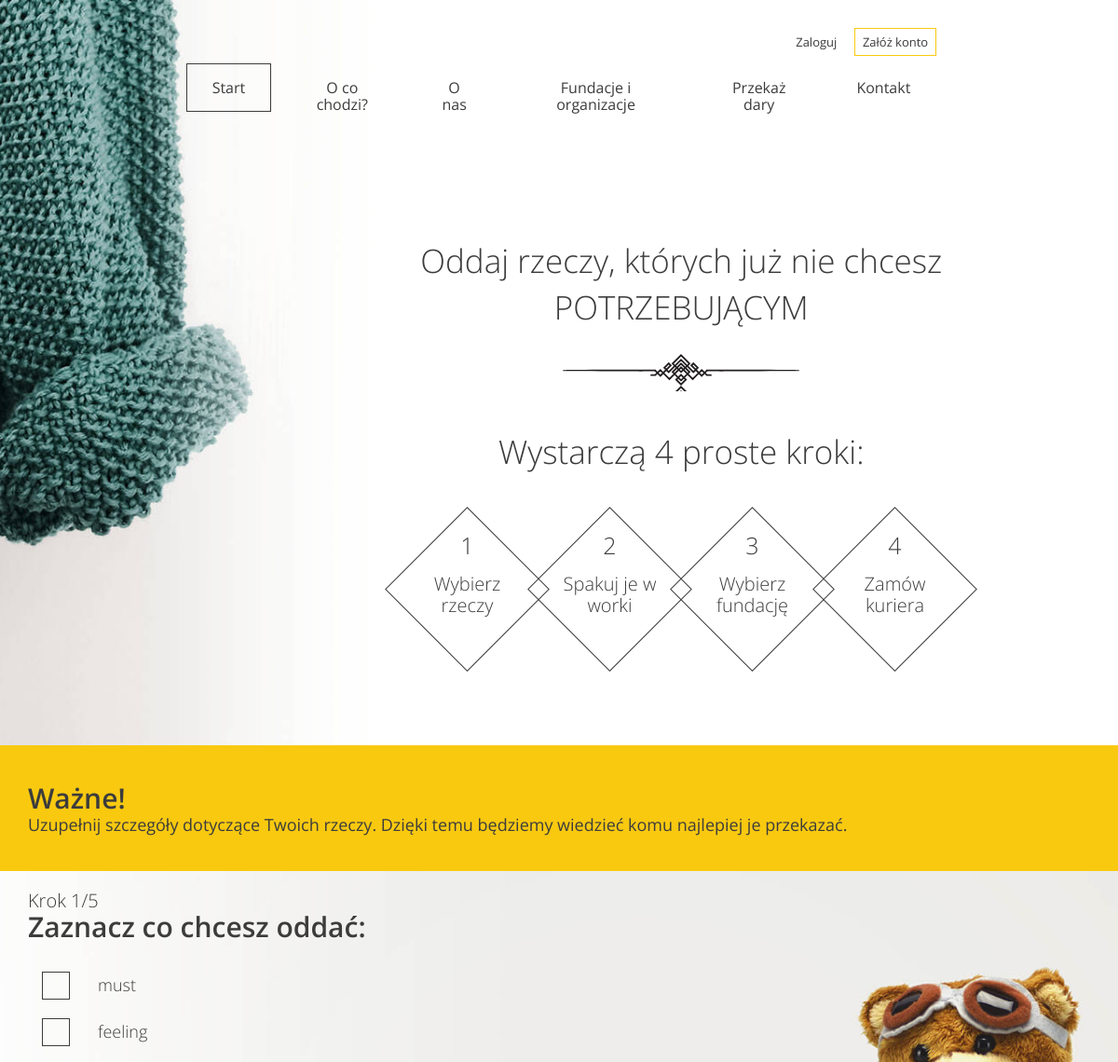
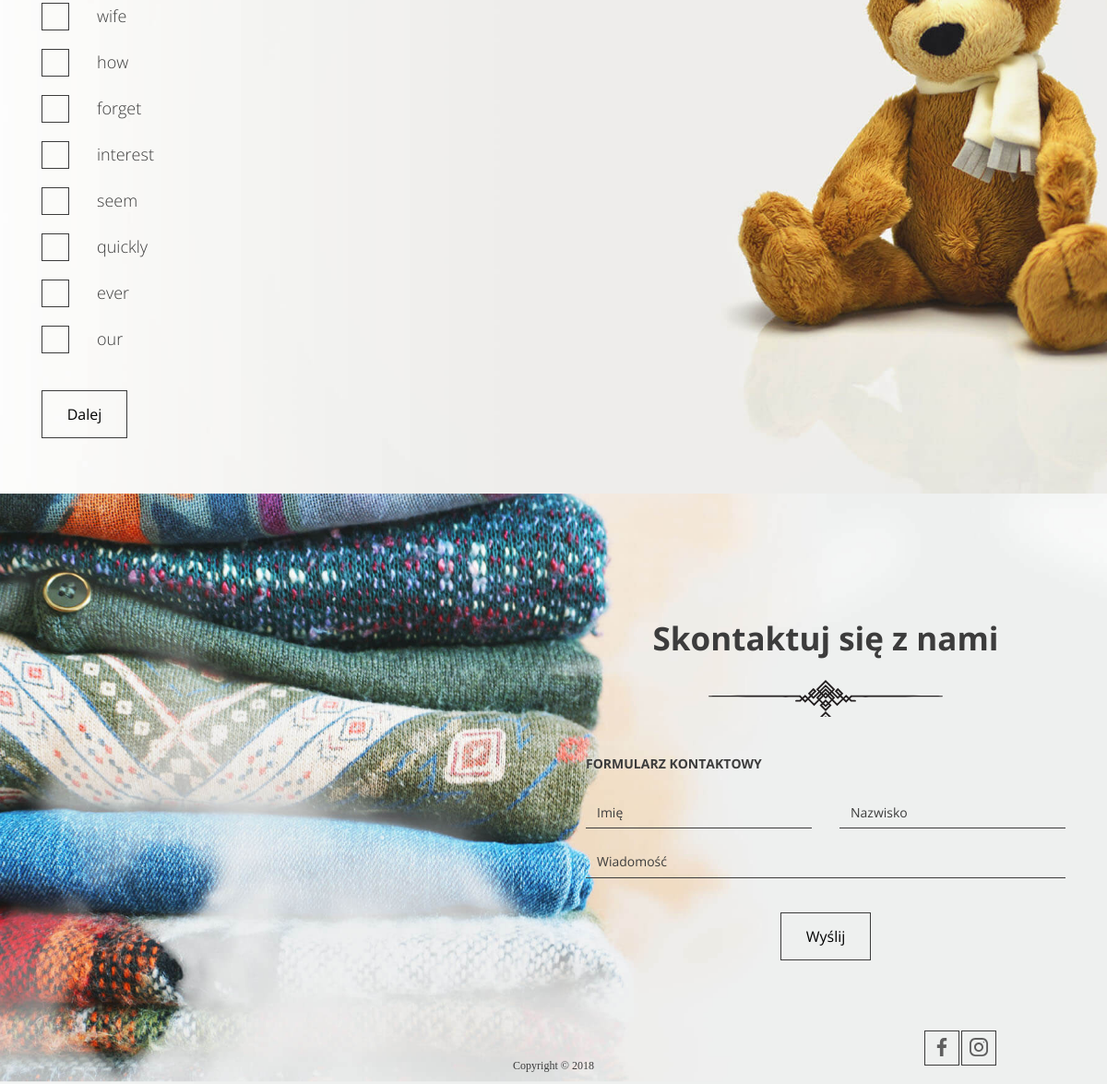
/add-donation/, run on the app's committed database (2 pictures, top to bottom).
### charity/models.py (models this page shows, shortened)
class Category(models.Model):
    name = models.CharField(max_length=64)

### charity/views.py (the view, shortened to what this page needs)
# urls.py: path('add-donation/', AddDonation.as_view()),
class AddDonation(View):
    def get(self, request):
        categories = Category.objects.all()
        institutions = Institution.objects.all()
        return render(request, "form.html", {"categories": categories,
                                             "institutions": institutions})

### charity/templates/form.html (shortened to what this page needs)
{% extends 'base.html' %}
{% block content %}
    <header class="header--form-page">
    {% include 'navigation.html' %}
      <div class="slogan container container--90">
        <div class="slogan--item">
          <h1>
            Oddaj rzeczy, których już nie chcesz<br />
            <span class="uppercase">potrzebującym</span>
          </h1>
          <div class="slogan--steps">
            <div class="slogan--steps-title">Wystarczą 4 proste kroki:</div>
            <ul class="slogan--steps-boxes">
              <li>
                <div><em>1</em><span>Wybierz rzeczy</span></div>
              </li>
              <li>
                <div><em>2</em><span>Spakuj je w worki</span></div>
              </li>
              <li>
                <div><em>3</em><span>Wybierz fundację</span></div>
              </li>
              <li>
                <div><em>4</em><span>Zamów kuriera</span></div>
              </li>
            </ul>
          </div>
        </div>
      </div>
    </header>
    <section class="form--steps">
      <div class="form--steps-instructions">
        <div class="form--steps-container">
          <h3>Ważne!</h3>
          <p data-step="1" class="active">
            Uzupełnij szczegóły dotyczące Twoich rzeczy. Dzięki temu będziemy
            wiedzieć komu najlepiej je przekazać.
          </p>
        </div>
      </div>
      <div class="form--steps-container">
        <div class="form--steps-counter">Krok <span>1</span>/5</div>
        <form method="post">
          <div data-step="1" class="active">
            <h3>Zaznacz co chcesz oddać:</h3>
              {% for category in categories %}
            <div class="form-group form-group--checkbox">
              <label>
                <span class="checkbox"></span>
                <span class="description"
                  >{{category.name}}</span
                >
              </label>
            </div>
              {% endfor %}
            <div class="form-group form-group--buttons">
              <button id="set-hidden-class" type="button" class="btn next-step">Dalej</button>
            </div>
          </div>
        </form>
      </div>
    </section>
{% endblock %}

### data on the page
Category: name "must"
Category: name "feeling"
Category: name "wife"
Category: name "how"
Category: name "forget"
Category: name "interest"
Category: name "seem"
Category: name "quickly"
Category: name "ever"
Category: name "our"
